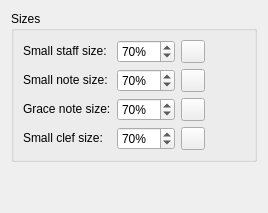
      <widget class="QWidget" name="PageSizes">
       <layout class="QVBoxLayout" name="verticalLayout_18">
        <property name="spacing">
         <number>0</number>
        </property>
        <item>
         <widget class="QGroupBox" name="groupBox_10">
          <property name="title">
           <string>Sizes</string>
          </property>
          <layout class="QGridLayout" name="gridLayout_27">
           <property name="horizontalSpacing">
            <number>6</number>
           </property>
           <item row="0" column="0">
            <widget class="QLabel" name="label_38">
             <property name="sizePolicy">
              <sizepolicy hsizetype="Fixed" vsizetype="Fixed">
               <horstretch>0</horstretch>
               <verstretch>0</verstretch>
              </sizepolicy>
             </property>
             <property name="text">
              <string>Small staff size:</string>
             </property>
             <property name="buddy">
              <cstring>smallStaffSize</cstring>
             </property>
            </widget>
           </item>
           <item row="0" column="1">
            <widget class="QSpinBox" name="smallStaffSize">
             <property name="sizePolicy">
              <sizepolicy hsizetype="Preferred" vsizetype="Fixed">
               <horstretch>0</horstretch>
               <verstretch>0</verstretch>
              </sizepolicy>
             </property>
             <property name="suffix">
              <string notr="true">%</string>
             </property>
             <property name="minimum">
              <number>10</number>
             </property>
             <property name="maximum">
              <number>200</number>
             </property>
             <property name="value">
              <number>70</number>
             </property>
            </widget>
           </item>
           <item row="0" column="2">
            <widget class="QToolButton" name="resetSmallStaffSize">
             <property name="toolTip">
              <string>Reset to default</string>
             </property>
             <property name="accessibleName">
              <string>Reset 'Small staff size' value</string>
             </property>
             <property name="text">
              <string notr="true"/>
             </property>
             <property name="icon">
              <iconset resource="musescore.qrc">
               <normaloff>:/data/icons/edit-reset.svg</normaloff>:/data/icons/edit-reset.svg</iconset>
             </property>
            </widget>
           </item>
           <item row="0" column="3">
            <spacer name="horizontalSpacer_24">
             <property name="orientation">
              <enum>Qt::Horizontal</enum>
             </property>
             <property name="sizeHint" stdset="0">
              <size>
               <width>40</width>
               <height>20</height>
              </size>
             </property>
            </spacer>
           </item>
           <item row="1" column="0">
            <widget class="QLabel" name="label_44">
             <property name="sizePolicy">
              <sizepolicy hsizetype="Fixed" vsizetype="Fixed">
               <horstretch>0</horstretch>
               <verstretch>0</verstretch>
              </sizepolicy>
             </property>
             <property name="text">
              <string>Small note size:</string>
             </property>
             <property name="buddy">
              <cstring>smallNoteSize</cstring>
             </property>
            </widget>
           </item>
           <item row="1" column="1">
            <widget class="QSpinBox" name="smallNoteSize">
             <property name="sizePolicy">
              <sizepolicy hsizetype="Preferred" vsizetype="Fixed">
               <horstretch>0</horstretch>
               <verstretch>0</verstretch>
              </sizepolicy>
             </property>
             <property name="suffix">
              <string notr="true">%</string>
             </property>
             <property name="minimum">
              <number>10</number>
             </property>
             <property name="maximum">
              <number>200</number>
             </property>
             <property name="value">
              <number>70</number>
             </property>
            </widget>
           </item>
           <item row="2" column="0">
            <widget class="QLabel" name="label_39">
             <property name="sizePolicy">
              <sizepolicy hsizetype="Fixed" vsizetype="Fixed">
               <horstretch>0</horstretch>
               <verstretch>0</verstretch>
              </sizepolicy>
             </property>
             <property name="text">
              <string>Grace note size:</string>
             </property>
             <property name="buddy">
              <cstring>graceNoteSize</cstring>
             </property>
            </widget>
           </item>
           <item row="2" column="1">
            <widget class="QSpinBox" name="graceNoteSize">
             <property name="sizePolicy">
              <sizepolicy hsizetype="Preferred" vsizetype="Fixed">
               <horstretch>0</horstretch>
               <verstretch>0</verstretch>
              </sizepolicy>
             </property>
             <property name="suffix">
              <string notr="true">%</string>
             </property>
             <property name="minimum">
              <number>10</number>
             </property>
             <property name="maximum">
              <number>200</number>
             </property>
             <property name="value">
              <number>70</number>
             </property>
            </widget>
           </item>
           <item row="3" column="0">
            <widget class="QLabel" name="label_45">
             <property name="sizePolicy">
              <sizepolicy hsizetype="Fixed" vsizetype="Fixed">
               <horstretch>0</horstretch>
               <verstretch>0</verstretch>
              </sizepolicy>
             </property>
             <property name="text">
              <string>Small clef size:</string>
             </property>
             <property name="buddy">
              <cstring>smallClefSize</cstring>
             </property>
            </widget>
           </item>
           <item row="3" column="1">
            <widget class="QSpinBox" name="smallClefSize">
             <property name="sizePolicy">
              <sizepolicy hsizetype="Preferred" vsizetype="Fixed">
               <horstretch>0</horstretch>
               <verstretch>0</verstretch>
              </sizepolicy>
             </property>
             <property name="suffix">
              <string notr="true">%</string>
             </property>
             <property name="minimum">
              <number>10</number>
             </property>
             <property name="maximum">
              <number>200</number>
             </property>
             <property name="value">
              <number>70</number>
             </property>
            </widget>
           </item>
           <item row="1" column="2">
            <widget class="QToolButton" name="resetSmallNoteSize">
             <property name="toolTip">
              <string>Reset to default</string>
             </property>
             <property name="accessibleName">
              <string>Reset 'Small note size' value</string>
             </property>
             <property name="text">
              <string notr="true"/>
             </property>
             <property name="icon">
              <iconset resource="musescore.qrc">
               <normaloff>:/data/icons/edit-reset.svg</normaloff>:/data/icons/edit-reset.svg</iconset>
             </property>
            </widget>
           </item>
           <item row="2" column="2">
            <widget class="QToolButton" name="resetGraceNoteSize">
             <property name="toolTip">
              <string>Reset to default</string>
             </property>
             <property name="accessibleName">
              <string>Reset 'Grace note size' value</string>
             </property>
             <property name="text">
              <string notr="true"/>
             </property>
             <property name="icon">
              <iconset resource="musescore.qrc">
               <normaloff>:/data/icons/edit-reset.svg</normaloff>:/data/icons/edit-reset.svg</iconset>
             </property>
            </widget>
           </item>
           <item row="3" column="2">
            <widget class="QToolButton" name="resetSmallClefSize">
             <property name="toolTip">
              <string>Reset to default</string>
             </property>
             <property name="accessibleName">
              <string>Reset 'Small clef size' value</string>
             </property>
             <property name="text">
              <string notr="true"/>
             </property>
             <property name="icon">
              <iconset resource="musescore.qrc">
               <normaloff>:/data/icons/edit-reset.svg</normaloff>:/data/icons/edit-reset.svg</iconset>
             </property>
            </widget>
           </item>
          </layout>
         </widget>
        </item>
        <item>
         <spacer name="verticalSpacer_21">
          <property name="orientation">
           <enum>Qt::Vertical</enum>
          </property>
          <property name="sizeHint" stdset="0">
           <size>
            <width>20</width>
            <height>40</height>
           </size>
          </property>
         </spacer>
        </item>
       </layout>
      </widget>
